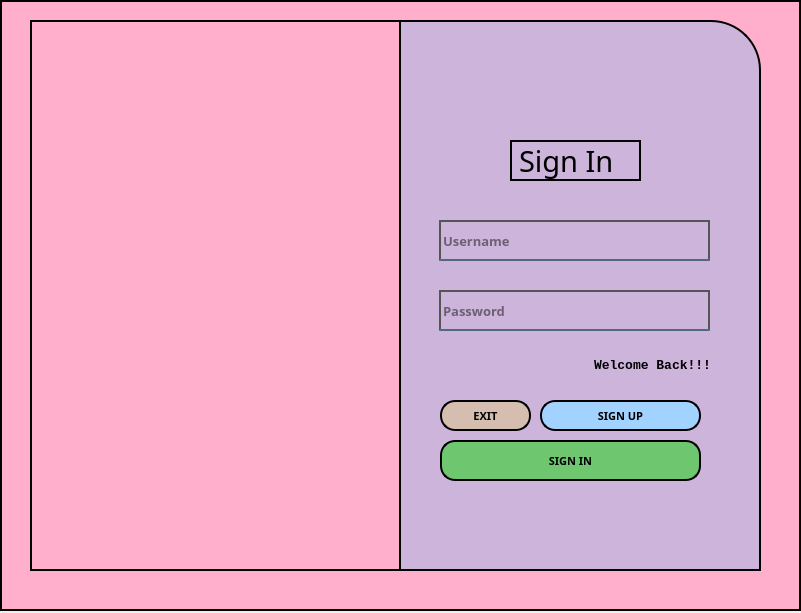
<?xml version="1.0" encoding="UTF-8"?>
<ui version="4.0">
 <class>MainWindow</class>
 <widget class="QMainWindow" name="MainWindow">
  <property name="geometry">
   <rect>
    <x>0</x>
    <y>0</y>
    <width>801</width>
    <height>613</height>
   </rect>
  </property>
  <property name="windowTitle">
   <string>MainWindow</string>
  </property>
  <widget class="QWidget" name="centralwidget">
   <widget class="QWidget" name="widget" native="true">
    <property name="geometry">
     <rect>
      <x>0</x>
      <y>0</y>
      <width>801</width>
      <height>611</height>
     </rect>
    </property>
    <property name="styleSheet">
     <string notr="true">background-color: #ffafcc;
border-color: rgb(0, 0, 0);
border: 2px solid black;</string>
    </property>
    <widget class="QLabel" name="label_2">
     <property name="geometry">
      <rect>
       <x>380</x>
       <y>20</y>
       <width>381</width>
       <height>551</height>
      </rect>
     </property>
     <property name="styleSheet">
      <string notr="true">border-top-right-radius:50px;
background-color: #cdb4db;
 

   

</string>
     </property>
     <property name="text">
      <string/>
     </property>
    </widget>
    <widget class="QLabel" name="label_3">
     <property name="geometry">
      <rect>
       <x>510</x>
       <y>140</y>
       <width>131</width>
       <height>41</height>
      </rect>
     </property>
     <property name="font">
      <font>
       <family>Bauhaus 93</family>
       <pointsize>22</pointsize>
       <weight>50</weight>
       <bold>false</bold>
       <kerning>true</kerning>
      </font>
     </property>
     <property name="styleSheet">
      <string notr="true">background-color: #cdb4db;</string>
     </property>
     <property name="text">
      <string>Sign In</string>
     </property>
    </widget>
    <widget class="QLineEdit" name="txtUsername">
     <property name="geometry">
      <rect>
       <x>439</x>
       <y>220</y>
       <width>271</width>
       <height>41</height>
      </rect>
     </property>
     <property name="font">
      <font>
       <family>Century Gothic</family>
       <pointsize>10</pointsize>
       <weight>75</weight>
       <bold>true</bold>
      </font>
     </property>
     <property name="styleSheet">
      <string notr="true">background-color:rgba(0,0,0,0);
border: 2px solid #555555;
border-bottom:2px solid rgba(46,82,101,200);
color:rgba(0,0,0,240);
padding-bottom:0px;	</string>
     </property>
     <property name="alignment">
      <set>Qt::AlignLeading|Qt::AlignLeft|Qt::AlignVCenter</set>
     </property>
     <property name="placeholderText">
      <string>Username</string>
     </property>
    </widget>
    <widget class="QLineEdit" name="txtPassword">
     <property name="geometry">
      <rect>
       <x>439</x>
       <y>290</y>
       <width>271</width>
       <height>41</height>
      </rect>
     </property>
     <property name="font">
      <font>
       <family>Century Gothic</family>
       <pointsize>10</pointsize>
       <weight>75</weight>
       <bold>true</bold>
      </font>
     </property>
     <property name="styleSheet">
      <string notr="true">border: 2px solid #555555;
background-color:rgba(0,0,0,0);
border-bottom:2px solid rgba(46,82,101,200);
color:rgba(0,0,0,240);
padding-bottom:0px;	</string>
     </property>
     <property name="echoMode">
      <enum>QLineEdit::Password</enum>
     </property>
     <property name="placeholderText">
      <string>Password</string>
     </property>
    </widget>
    <widget class="QPushButton" name="btnSignIn">
     <property name="geometry">
      <rect>
       <x>440</x>
       <y>440</y>
       <width>261</width>
       <height>41</height>
      </rect>
     </property>
     <property name="font">
      <font>
       <family>Century Gothic</family>
       <pointsize>8</pointsize>
       <weight>75</weight>
       <bold>true</bold>
       <underline>false</underline>
      </font>
     </property>
     <property name="styleSheet">
      <string notr="true">QPushButton {
    background-color: #6ec66e;
    border-radius: 15px;
    color: black;
    padding: 8px 16px;
}

QPushButton:hover {
    background-color: #5cb35c;
    text-decoration: underline;
}

QPushButton:pressed {
    background-color: #6ec66e;
}
</string>
     </property>
     <property name="text">
      <string>SIGN IN</string>
     </property>
    </widget>
    <widget class="QLabel" name="label">
     <property name="geometry">
      <rect>
       <x>30</x>
       <y>20</y>
       <width>371</width>
       <height>551</height>
      </rect>
     </property>
     <property name="text">
      <string/>
     </property>
     <property name="pixmap">
      <pixmap>../../medicine.jpg</pixmap>
     </property>
     <property name="scaledContents">
      <bool>true</bool>
     </property>
    </widget>
    <widget class="QPushButton" name="btnExit">
     <property name="geometry">
      <rect>
       <x>440</x>
       <y>400</y>
       <width>91</width>
       <height>31</height>
      </rect>
     </property>
     <property name="font">
      <font>
       <family>Century Gothic</family>
       <pointsize>8</pointsize>
       <weight>75</weight>
       <bold>true</bold>
       <underline>false</underline>
      </font>
     </property>
     <property name="styleSheet">
      <string notr="true">QPushButton {
	background-color: #d5bdaf;
    border-radius: 15px;
    color: black;
    padding: 8px 16px;
}

QPushButton:hover {
	background-color: #e3d5ca;
	text-decoration: underline;
}

QPushButton:pressed {
	background-color: #d5bdaf;
}
</string>
     </property>
     <property name="text">
      <string>EXIT</string>
     </property>
    </widget>
    <widget class="QPushButton" name="btnSignUp">
     <property name="geometry">
      <rect>
       <x>540</x>
       <y>400</y>
       <width>161</width>
       <height>31</height>
      </rect>
     </property>
     <property name="font">
      <font>
       <family>Century Gothic</family>
       <pointsize>8</pointsize>
       <weight>75</weight>
       <bold>true</bold>
       <underline>false</underline>
      </font>
     </property>
     <property name="styleSheet">
      <string notr="true">QPushButton {
	background-color: #a2d2ff;
    border-radius: 15px;
    color: black;
    padding: 8px 16px;
}

QPushButton:hover {
	background-color: #bde0fe;
    text-decoration: underline;
}

QPushButton:pressed {
	background-color: #a2d2ff;
}</string>
     </property>
     <property name="text">
      <string>SIGN UP</string>
     </property>
    </widget>
    <widget class="QLabel" name="comments">
     <property name="geometry">
      <rect>
       <x>440</x>
       <y>350</y>
       <width>271</width>
       <height>31</height>
      </rect>
     </property>
     <property name="font">
      <font>
       <family>Courier New</family>
       <pointsize>10</pointsize>
       <weight>75</weight>
       <bold>true</bold>
      </font>
     </property>
     <property name="styleSheet">
      <string notr="true">background-color: rgba(255, 255, 255, 0);
border: 0px;</string>
     </property>
     <property name="text">
      <string>Welcome Back!!!</string>
     </property>
     <property name="alignment">
      <set>Qt::AlignRight|Qt::AlignTrailing|Qt::AlignVCenter</set>
     </property>
    </widget>
   </widget>
  </widget>
 </widget>
 <resources>
  <include location="../res.qrc"/>
 </resources>
 <connections/>
</ui>
